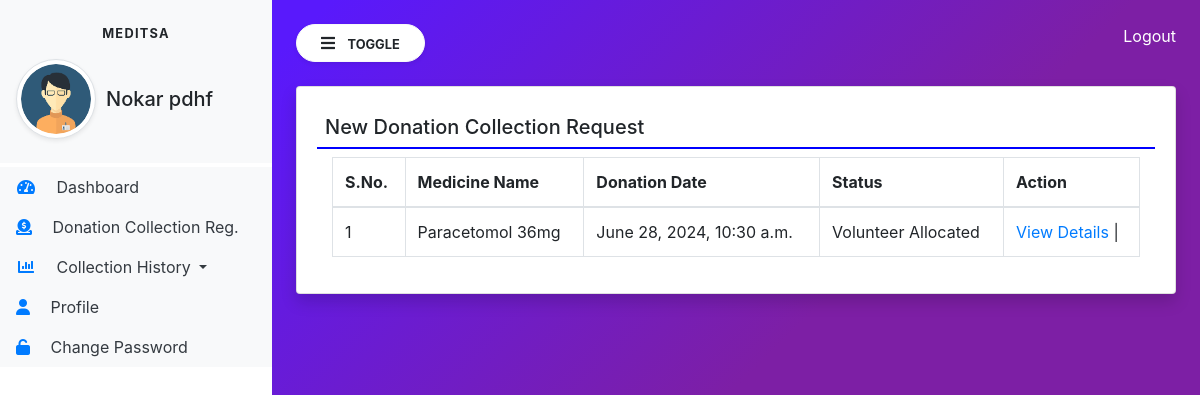
The page /collection_reg/ (signed in) on the database its author committed.
### service/models.py (models this page shows, shortened)
class donationew(models.Model):
    medicine = models.CharField(max_length=100,default='now')
    tablet_con=models.CharField(max_length=6)
    medi_type=models.CharField(max_length=13,default='Syrub')
    pur_date=models.DateField(null=True)
    ex_date=models.DateField(null=True)
    discrib = models.TextField()
    medicinepic = models.FileField(null=True)
    collectionloc = models.CharField(max_length=300,null=True)
    status = models.CharField(max_length=50,null=True,default="Pending")
    adminremark = models.CharField(max_length=300,null=True)
    volunteerreamrk = models.CharField(max_length=300,null=True)
    donationdate = models.DateTimeField(auto_now_add=True)
    updationdate = models.DateField(null=True)
    name=models.CharField(max_length=20)
    last=models.CharField(max_length=20)
    contact=models.CharField(max_length=15)
    email=models.CharField(max_length=60)
    donorpic=models.FileField(null=True)
    area=models.CharField(max_length=100,null=True)
    vol_member=models.CharField(max_length=60) #----------
    deliverypic = models.FileField(null=True)
    deliverydate = models.DateTimeField(auto_now_add=True)
    class Meta:
        db_table = "donationew"

### MediTSA/views.py (the view)
# urls.py: path("collection_reg/", views.collection_reg, name="collection_reg"),
def collection_reg(request):
    if not request.user.is_authenticated:
        return redirect("Volunteer_home")
    user = request.user
    volunteer = Volunteer.objects.filter(user=user)
    donation = donationew.objects.filter(status="Volunteer Allocated")#volunteer=volunteer
    return render(request,"collection_reg.html",locals())

### templates/collection_reg.html
{% extends 'volunteer_home.html' %}
{% block main %}
<div class="card shadow">
    <div class="card-body">
        <h5 class="p-2" style="border-bottom : 2px solid blue">New Donation Collection Request</h5>
    <div class="container-fluid">
        <table id="example" class="table table-bordered">
            <thead>
                <tr>
                    <th>S.No.</th>
                    <th>Medicine Name</th>
                    <th>Donation Date</th>
                    <th>Status</th>
                    <th>Action</th>
                </tr>
            </thead>
            <tbody>
                {% for i in donation %}
                <tr>
                    <td>{{forloop.counter}}</td>
                    <td>{{i.medicine}}</td>
                    <td>{{i.donationdate}}</td>
                    <td>{{i.status}}</td>
                    <td><a href="{% url 'donationcollection_detail' i.id %}" class="text-primary">View Details</a> |
                </tr>
                {% endfor %}
            </tbody>
        </table>
    </div>
    </div>
</div>
{% endblock %}

### templates/volunteer_home.html (shortened to what this page needs)
<!doctype html>
<html lang="en">
<head>
    <link rel="stylesheet" href="https://cdnjs.cloudflare.com/ajax/libs/font-awesome/6.5.2/css/all.min.css">
    <link rel="stylesheet" href="https://maxcdn.bootstrapcdn.com/bootstrap/4.4.1/css/bootstrap.min.css">
    <link rel="stylesheet" href="https://use.fontawesome.com/releases/v5.7.0/css/all.css">
    <link rel="stylesheet" href="https://cdn.datatables.net/2.0.7/css/dataTables.dataTables.css">
    <link rel="stylesheet" href="https://cdn.datatables.net/buttons/3.0.2/css/buttons.dataTables.css">
</head>
<body>
<div class="bg-white vertical-nav" id="sidebar">
    <div class="py-4 px-3 bg-light mb-1">
        <p class="text-center font-weight-bold text-uppercase px-3 small dashboard-text"> MediTSA </p>
        <div class="media d-flex align-items-center">
            <img src="/static/img/images.png" width="80" height="80" style="margin-right: 10px;" class="rounded-circle img-thumbnail shadow-sm">
            <div class="media-body">
                <h5 class="mb-0">{{request.user.first_name}} {{request.user.last_name}}</h5>
            </div>
        </div>
    </div>
    <ul class="nav flex-column bg-white">
        <li class="nav-item">
            <a href="{% url 'Volunteer_home' %}" class="nav-link text-dark bg-light">
                <i class="fas fa-tachometer-alt fa-fw mr-3 text-primary"></i>
                Dashboard </a>
        </li>
        <li class="nav-item">
            <a href="{% url 'collection_reg' %}" class="nav-link text-dark bg-light">
                <i class="fa-solid fa-circle-dollar-to-slot mr-3 text-primary"></i>
                Donation Collection Reg. </a>
        </li>
        <li class="nav-item dropdown">
            <a href="#" class="nav-link dropdown-toggle text-dark bg-light" data-bs-toggle="dropdown" id="navbardrop" data-toggle="dropdown">
                <i class="fas fa-chart-bar fa-fw mr-3 text-primary"></i> Collection History
            </a>
        </li>
        <li class="nav-item">
            <a href="{% url 'profile_volunteer' %}" class="nav-link text-dark bg-light">
                <i class="fa-solid fa-user mr-3 text-primary"></i>
                Profile</a>
        </li>
        <li class="nav-item">
            <a href="{% url 'manage_donor' %}" class="nav-link text-dark bg-light">
                <i class="fa-solid fa-unlock mr-3 text-primary"></i>
                Change Password</a>
        </li>
    </ul>
</div>
<div class="page-content p-4" id="content">
    <a href="{% url 'logout' %}" title="logout" class="text-white float-right">Logout</a>
    <button id="sidebarCollapse" type="button" class="btn btn-light bg-white rounded-pill shadow-sm px-4 mb-4">
        <i class="fas fa-bars mr-2"></i>
        <small class="text-uppercase font-weight-bold">Toggle</small>
        </button>
        {% block main %}
        {% endblock %}
</div>
</body>
</html>

### templates/volunteer_home.html (style rules this page uses)
body { background-image: linear-gradient(135.9deg,rgba(89,25,252,1) 16.4%,rgba(125,31,165,1) 56.1%); min-height: 100vh; }
.vertical-nav { min-width: 17rem; width: 17rem; height: 100vh; position: fixed; top: 0; left:0; transition:all 0.4s }
.page-content { width: calc(100%-17rem); margin-left: 17rem; transition:all 0.4s }
.dashboard-text { letter-spacing: 0.1em; }

### rows shown on the page
donationew: medicine "Paracetomol 36mg", donationdate "June 28, 2024, 10:30 a.m.", status "Volunteer Allocated"

### other values the page prints
{{ request.user.first_name }} "Nokar"
{{ request.user.last_name }} "pdhf"
